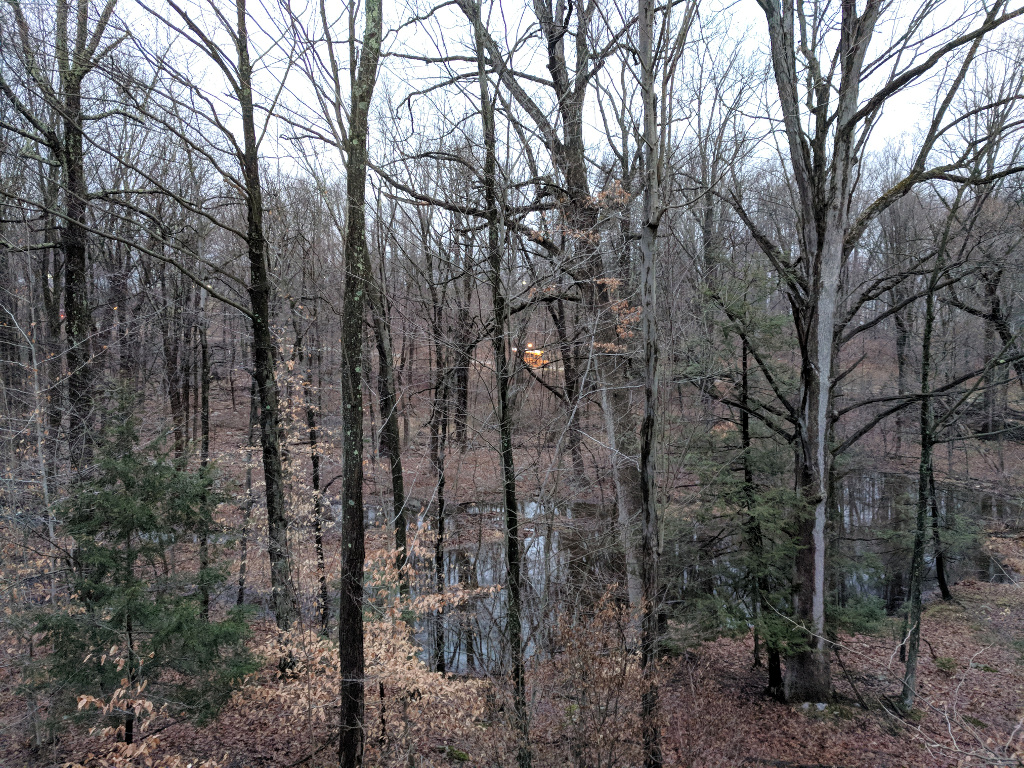
#> input picture samples/bus.jpg, 1024 x 768 px, given in place of the camera
$ python busfinder_color_model_pc.py
#> lines starting #> are read from the running program, lines starting #| are printed output that depends on the picture; after the words box and inside, x2 and y2 are one past the last pixel; in counts of white or black regions, pixels touching at a corner belong together
# USAGE
# python fps_demo.py
# python fps_demo.py --display 1

# import the necessary packages
from __future__ import print_function
from imutils.video import WebcamVideoStream
from imutils.video import FPS
from matplotlib import pyplot as plt
import numpy as np
import argparse
import imutils
import cv2

# construct the argument parse and parse the arguments
ap = argparse.ArgumentParser()
ap.add_argument("-n", "--num-frames", type=int, default=100,
	help="# of frames to loop over for FPS test")
ap.add_argument("-d", "--display", type=int, default=-1,
	help="Whether or not frames should be displayed")
args = vars(ap.parse_args())


# define the list of boundaries BGR
boundaries = [
#	([0,0,0], [100,255,255])
#   ([0,100,200], [10,150,252])
([0,0,0], [80,215,255])
]


# created a *threaded *video stream, allow the camera senor to warmup,
# and start the FPS counter
print("[INFO] sampling THREADED frames from webcam...")
vs = WebcamVideoStream(src=0).start()
fps = FPS().start()

# loop over some frames...this time using the threaded stream
while True:
	# grab the frame from the threaded video stream and resize it
	# to have a maximum width of 400 pixels
	frame = vs.read()
#> frame is the input picture: shape (768, 1024, 3); mean B, G, R 105.3, 104.4, 105.6
	frame = imutils.resize(frame, width=400)
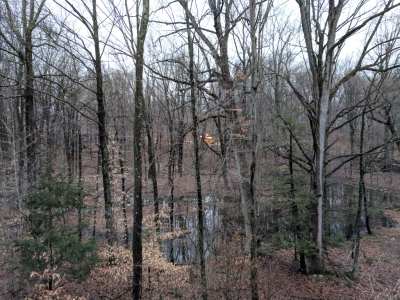
#> frame: shape (300, 400, 3); mean B, G, R 105.3, 104.4, 105.6

	# loop over the boundaries
	for (lower, upper) in boundaries:
		# create NumPy arrays from the boundaries
		lower = np.array(lower, dtype = "uint8")
		upper = np.array(upper, dtype = "uint8")

		# find the colors within the specified boundaries and apply
		# the mask
		mask = cv2.inRange(frame, lower, upper)
		output = cv2.bitwise_and(frame, frame, mask = mask)
#> this loop made 1 pass
#> pass 1, `mask = cv2.inRange(frame, lower, upper)`:
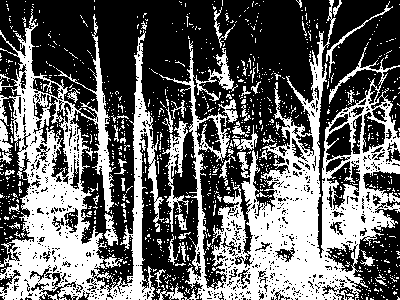
#> mask: shape (300, 400); 39.6% white; 1130 white regions (1079 under 20 px), largest, box (x1, y1, x2, y2) and area: (156, 0, 400, 300) 22322, (0, 9, 164, 300) 17506, (162, 121, 189, 232) 810
#> pass 1, `output = cv2.bitwise_and(frame, frame, mask = mask)`:
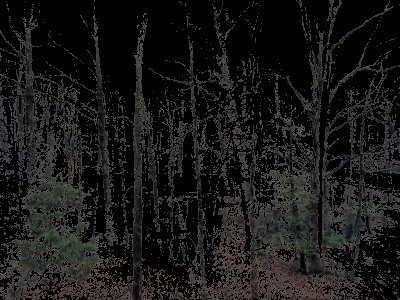
#> output: shape (300, 400, 3); mean B, G, R 22.4, 23.3, 23.8

		# [14 lines of commented-out code are left out]
	if args["display"] > 0:
		# cv2.imshow("Frame", output)
		cv2.imshow("Frame", np.hstack([frame, output]))
		key = cv2.waitKey(1) & 0xFF

	# if the `q` key was pressed, break from the loop
#> (the run stopped early here; a loop or call above may not have finished)

$ run again, on samples/example_03.jpg
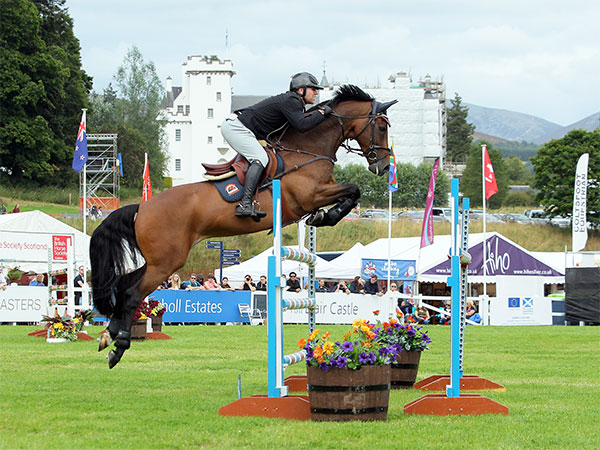
#> input picture samples/example_03.jpg, 600 x 450 px, given in place of the camera
#> frame is the input picture: shape (450, 600, 3); mean B, G, R 134.4, 159.9, 149.4
#> frame: shape (300, 400, 3)
#> the loop `for (lower, upper) in boundaries:` made 1 pass
#> pass 1, `mask = cv2.inRange(frame, lower, upper)`:
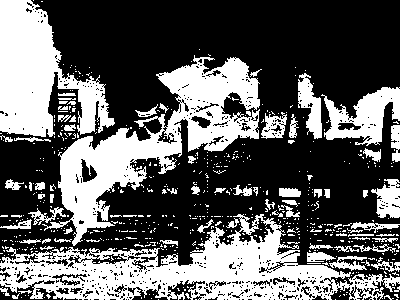
#> mask: shape (300, 400); 37.5% white; 585 white regions (509 under 20 px), largest, box (x1, y1, x2, y2) and area: (0, 214, 400, 300) 14049, (42, 55, 260, 246) 12105, (0, 0, 115, 137) 8420
#> pass 1, `output = cv2.bitwise_and(frame, frame, mask = mask)`:
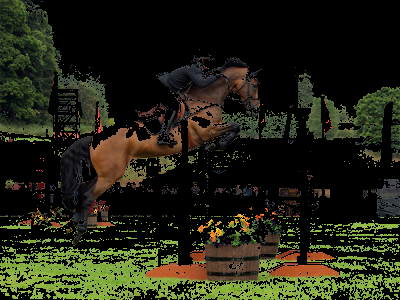
#> output: shape (300, 400, 3); mean B, G, R 18.7, 34.8, 34
